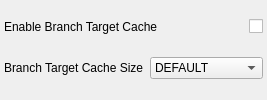
                   <widget class="QWidget" name="G_BRANCH_TARGET_ENABLED_PAGE" >
                    <layout class="QVBoxLayout" >
                     <property name="margin" >
                      <number>0</number>
                     </property>
                     <property name="spacing" >
                      <number>0</number>
                     </property>
                     <item>
                      <layout class="QHBoxLayout" >
                       <property name="margin" >
                        <number>4</number>
                       </property>
                       <property name="spacing" >
                        <number>6</number>
                       </property>
                       <item>
                        <widget class="QLabel" name="G_USE_BRANCH_TARGET_CACHE_LABEL_1" >
                         <property name="sizePolicy" >
                          <sizepolicy>
                           <hsizetype>7</hsizetype>
                           <vsizetype>5</vsizetype>
                           <horstretch>0</horstretch>
                           <verstretch>0</verstretch>
                          </sizepolicy>
                         </property>
                         <property name="toolTip" >
                          <string>&lt;qt>Enable Branch Target Cache in MicroBlaze.  When this parameter is set, the branch target cache is implemented, which improves branch performance by predicting conditional branches and caching branch targets.&lt;br>&lt;br>Note that to be able to use the Branch Target Cache, area optimization must not be enabled on the preceeding page.&lt;/qt></string>
                         </property>
                         <property name="text" >
                          <string>Enable Branch Target Cache</string>
                         </property>
                        </widget>
                       </item>
                       <item>
                        <widget class="QCheckBox" name="G_USE_BRANCH_TARGET_CACHE_1" >
                         <property name="sizePolicy" >
                          <sizepolicy>
                           <hsizetype>1</hsizetype>
                           <vsizetype>0</vsizetype>
                           <horstretch>0</horstretch>
                           <verstretch>1</verstretch>
                          </sizepolicy>
                         </property>
                         <property name="text" >
                          <string/>
                         </property>
                        </widget>
                       </item>
                      </layout>
                     </item>
                     <item>
                      <layout class="QHBoxLayout" >
                       <property name="margin" >
                        <number>4</number>
                       </property>
                       <property name="spacing" >
                        <number>6</number>
                       </property>
                       <item>
                        <widget class="QLabel" name="G_BRANCH_TARGET_CACHE_SIZE_LABEL_1" >
                         <property name="sizePolicy" >
                          <sizepolicy>
                           <hsizetype>7</hsizetype>
                           <vsizetype>5</vsizetype>
                           <horstretch>0</horstretch>
                           <verstretch>0</verstretch>
                          </sizepolicy>
                         </property>
                         <property name="toolTip" >
                          <string>&lt;qt>This parameter specifies the Branch Target Cache size.  The DEFAULT value, which uses one Block RAM, gives 1024 cache entries in Virtex-5, Virtex-6 or Series 7, and 512 in all other architectures.  This value is recommended, unless Block RAM use must be avoided or further performance increase is desired.  Values from 8 to 64 entries are implemented with Distributed RAM, and values from 512 to 2048 entries use Block RAM.&lt;/qt></string>
                         </property>
                         <property name="text" >
                          <string>Branch Target Cache Size</string>
                         </property>
                        </widget>
                       </item>
                       <item>
                        <widget class="QComboBox" name="G_BRANCH_TARGET_CACHE_SIZE_1" >
                         <property name="minimumSize" >
                          <size>
                           <width>100</width>
                           <height>0</height>
                          </size>
                         </property>
                         <item>
                          <property name="text" >
                           <string>DEFAULT</string>
                          </property>
                         </item>
                         <item>
                          <property name="text" >
                           <string>8 ENTRIES</string>
                          </property>
                         </item>
                         <item>
                          <property name="text" >
                           <string>16 ENTRIES</string>
                          </property>
                         </item>
                         <item>
                          <property name="text" >
                           <string>32 ENTRIES</string>
                          </property>
                         </item>
                         <item>
                          <property name="text" >
                           <string>64 ENTRIES</string>
                          </property>
                         </item>
                         <item>
                          <property name="text" >
                           <string>512 ENTRIES</string>
                          </property>
                         </item>
                         <item>
                          <property name="text" >
                           <string>1024 ENTRIES</string>
                          </property>
                         </item>
                         <item>
                          <property name="text" >
                           <string>2048 ENTRIES</string>
                          </property>
                         </item>
                        </widget>
                       </item>
                      </layout>
                     </item>
                    </layout>
                   </widget>
